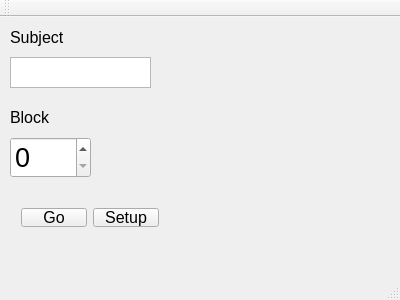
<?xml version="1.0" encoding="UTF-8"?>
<ui version="4.0">
 <class>MainWindow</class>
 <widget class="QMainWindow" name="MainWindow">
  <property name="geometry">
   <rect>
    <x>0</x>
    <y>0</y>
    <width>400</width>
    <height>300</height>
   </rect>
  </property>
  <property name="windowTitle">
   <string>Lines</string>
  </property>
  <widget class="QWidget" name="centralWidget">
   <widget class="QTextEdit" name="subjectTextEdit">
    <property name="geometry">
     <rect>
      <x>10</x>
      <y>40</y>
      <width>141</width>
      <height>31</height>
     </rect>
    </property>
    <property name="font">
     <font>
      <pointsize>10</pointsize>
     </font>
    </property>
    <property name="lineWidth">
     <number>1</number>
    </property>
   </widget>
   <widget class="QLabel" name="label">
    <property name="geometry">
     <rect>
      <x>10</x>
      <y>10</y>
      <width>61</width>
      <height>21</height>
     </rect>
    </property>
    <property name="font">
     <font>
      <pointsize>12</pointsize>
     </font>
    </property>
    <property name="text">
     <string>Subject</string>
    </property>
   </widget>
   <widget class="QLabel" name="label_2">
    <property name="geometry">
     <rect>
      <x>10</x>
      <y>90</y>
      <width>61</width>
      <height>21</height>
     </rect>
    </property>
    <property name="font">
     <font>
      <pointsize>12</pointsize>
     </font>
    </property>
    <property name="text">
     <string>Block</string>
    </property>
   </widget>
   <widget class="QSpinBox" name="blockSpinBox">
    <property name="geometry">
     <rect>
      <x>10</x>
      <y>120</y>
      <width>81</width>
      <height>41</height>
     </rect>
    </property>
    <property name="font">
     <font>
      <pointsize>20</pointsize>
     </font>
    </property>
   </widget>
   <widget class="QWidget" name="horizontalLayoutWidget">
    <property name="geometry">
     <rect>
      <x>10</x>
      <y>180</y>
      <width>160</width>
      <height>41</height>
     </rect>
    </property>
    <layout class="QHBoxLayout" name="horizontalLayout">
     <item>
      <widget class="QPushButton" name="goBtn">
       <property name="font">
        <font>
         <pointsize>12</pointsize>
        </font>
       </property>
       <property name="text">
        <string>Go</string>
       </property>
      </widget>
     </item>
     <item>
      <widget class="QPushButton" name="setupBtn">
       <property name="font">
        <font>
         <pointsize>12</pointsize>
        </font>
       </property>
       <property name="text">
        <string>Setup</string>
       </property>
      </widget>
     </item>
    </layout>
   </widget>
  </widget>
  <widget class="QMenuBar" name="menuBar">
   <property name="geometry">
    <rect>
     <x>0</x>
     <y>0</y>
     <width>400</width>
     <height>21</height>
    </rect>
   </property>
  </widget>
  <widget class="QToolBar" name="mainToolBar">
   <attribute name="toolBarArea">
    <enum>TopToolBarArea</enum>
   </attribute>
   <attribute name="toolBarBreak">
    <bool>false</bool>
   </attribute>
  </widget>
  <widget class="QStatusBar" name="statusBar"/>
 </widget>
 <layoutdefault spacing="6" margin="11"/>
 <resources/>
 <connections/>
</ui>
